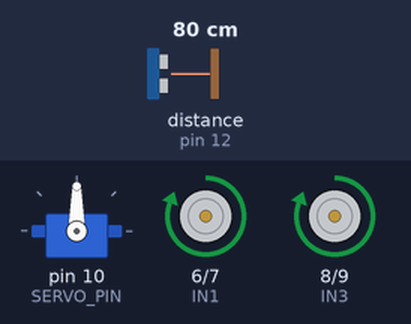
This sketch was run on a simulated Arduino Uno, built with avr-gcc and run on an emulated ATmega328P. On the bench: servo, motor-driver pin pairs drawn as motors (green arrow = first pin HIGH = forward, orange = second pin HIGH = backward, longer = more drive). Wiring (inferred from the names in the program): ultrasonic range finder: trigger pin 11; echo pin 12. The inputs (shaded band) are chosen by the test bench; at power-on: distance to the obstacle (sensor on pin 12) 80 cm. The echo pulse lasts 58.3 µs per cm.

Above: at 2.2 s.
2.3 s: distance to the obstacle (sensor on pin 12) set to 2 cm
At 4.6 s:
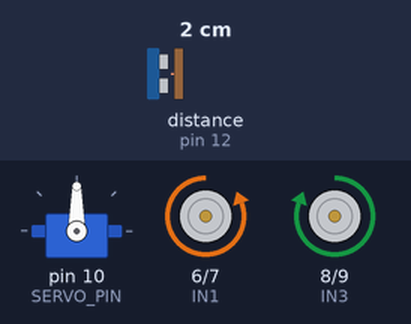
5.3 s: distance to the obstacle (sensor on pin 12) set to 35 cm
At 5.73 s:
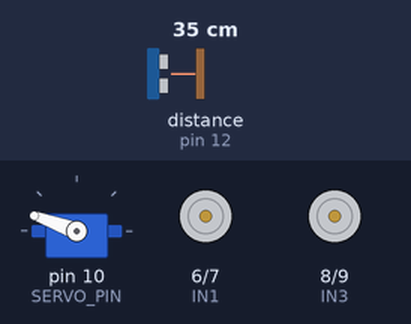
8.2 s: distance to the obstacle (sensor on pin 12) set to 4 cm
At 9.9 s:
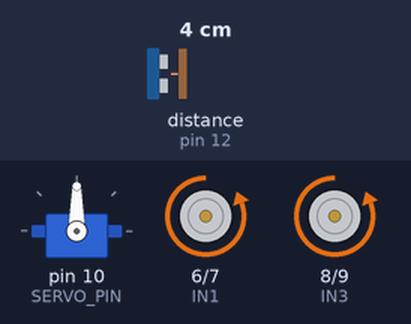
Timing chart, 0 to 17.2 s (numbered marks = the images above; inputs shaded):
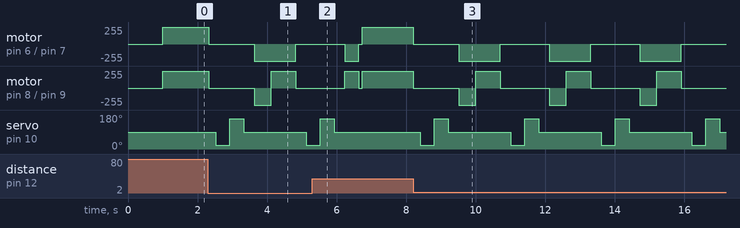

Measured:
- after the input at 2.3 s, motor on pin 6 (IN1) / pin 7 (IN2): forward 255/255 → stopped at once, → backward 255/255 1.3 s later, → stopped 1.2 s later; motor on pin 8 (IN3) / pin 9 (IN4): forward 255/255 → stopped at once, → backward 255/255 1.3 s later, → forward 255/255 0.50 s later, → stopped 0.70 s later
- after the input at 5.3 s, servo on pin 10 (SERVO_PIN): goes on until 5.9 s, then stays 90°
- after the input at 8.2 s, motor on pin 6 (IN1) / pin 7 (IN2): alternates backward 255/255 for 1.2 s and stopped for 1.4 s, starting at once; motor on pin 8 (IN3) / pin 9 (IN4): forward 255/255 → stopped at once, then repeats every 2.6 s: backward 255/255 0.50 s, forward 255/255 0.70 s, stopped 1.4 s

The sketch:

18_obstacle_avoider.ino
```cpp
/*
  المستوى المتوسط — المشروع 3: سيارة تجنب العقبات (Obstacle Avoiding Robot)
  كتاب: 38 مشروع في شهر — لؤي النصري (@robotlouay)

  التوصيل:
    HC-SR04: VCC → 5V   Trig → Pin 11   Echo → Pin 12   GND → GND
             (مثبّت فوق ذراع السيرفو)
    Servo:   إشارة → Pin 10   أحمر → 5V   بني → GND
    L298N:   IN1 → 6   IN2 → 7   IN3 → 8   IN4 → 9  (كما في سيارة تتبع الخط)
*/

#include <Servo.h>

const int TRIG_PIN = 11, ECHO_PIN = 12, SERVO_PIN = 10;
const int IN1 = 6, IN2 = 7, IN3 = 8, IN4 = 9;
const int SAFE_CM = 25;

Servo head;

void motors(int r, int l) {
  digitalWrite(IN1, r == 1);  digitalWrite(IN2, r == -1);
  digitalWrite(IN3, l == 1);  digitalWrite(IN4, l == -1);
}
void forward()  { motors(1, 1); }
void backward() { motors(-1, -1); }
void turnRight(){ motors(-1, 1); }
void turnLeft() { motors(1, -1); }
void stopCar()  { motors(0, 0); }

int distanceCm() {
  digitalWrite(TRIG_PIN, LOW);  delayMicroseconds(2);
  digitalWrite(TRIG_PIN, HIGH); delayMicroseconds(10);
  digitalWrite(TRIG_PIN, LOW);
  long t = pulseIn(ECHO_PIN, HIGH, 30000);
  return t == 0 ? 400 : t * 0.034 / 2;
}

int lookAt(int angle) {        // يدير الحساس ويقيس المسافة
  head.write(angle);
  delay(400);
  int d = distanceCm();
  return d;
}
int lookRight() { return lookAt(20);  }
int lookLeft()  { return lookAt(160); }

void setup() {
  pinMode(TRIG_PIN, OUTPUT); pinMode(ECHO_PIN, INPUT);
  pinMode(IN1, OUTPUT); pinMode(IN2, OUTPUT);
  pinMode(IN3, OUTPUT); pinMode(IN4, OUTPUT);
  head.attach(SERVO_PIN);
  head.write(90);              // الحساس للأمام
  delay(1000);
}

void loop() {
  if (distanceCm() > SAFE_CM) {
    forward();
    delay(50);
    return;
  }
  // عائق أمامي
  stopCar();
  delay(200);
  int right = lookRight();
  int left  = lookLeft();
  head.write(90);
  delay(300);

  if (right < SAFE_CM && left < SAFE_CM) {   // الطريقان مغلقان
    backward(); delay(500);
    turnRight(); delay(700);                 // التفاف للخلف تقريباً
  } else if (right >= left) {
    turnRight(); delay(400);
  } else {
    turnLeft();  delay(400);
  }
  stopCar();
  delay(100);
}
```
